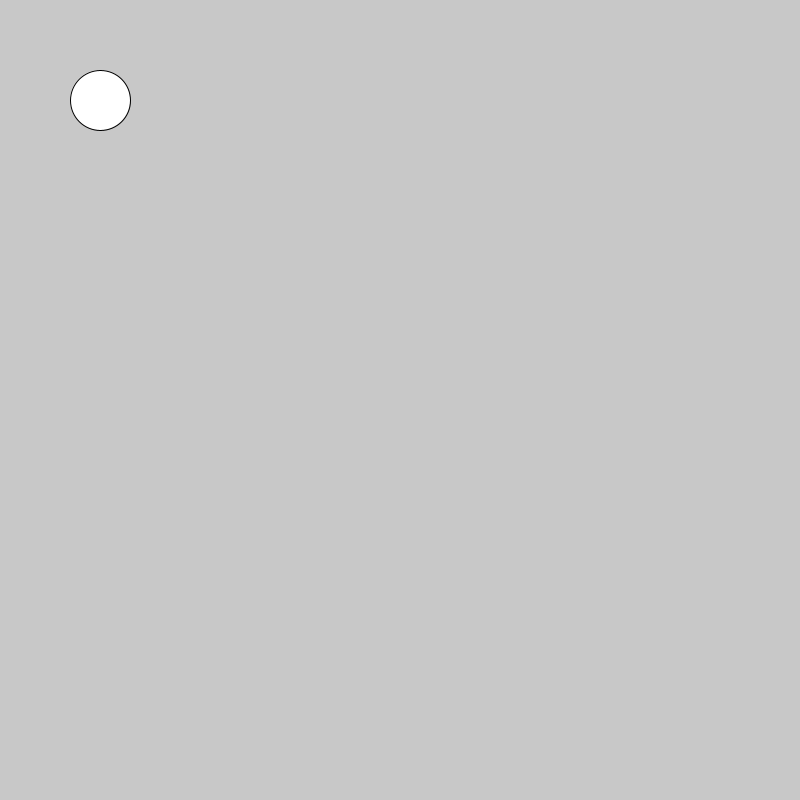
Frame 1 (no input)
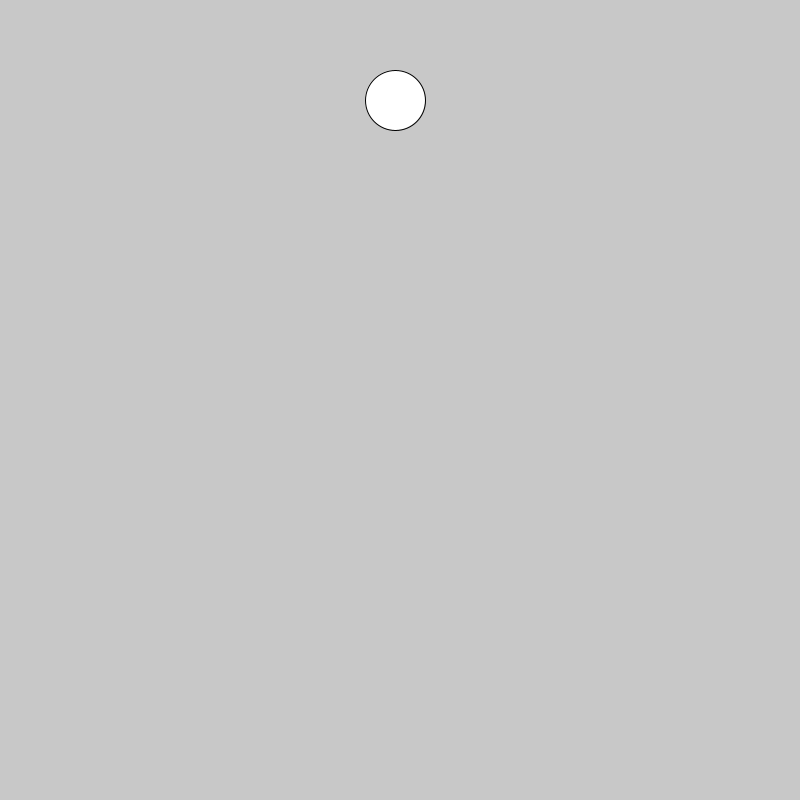
Frame 60 (the mouse pressed at the canvas centre just before this capture)
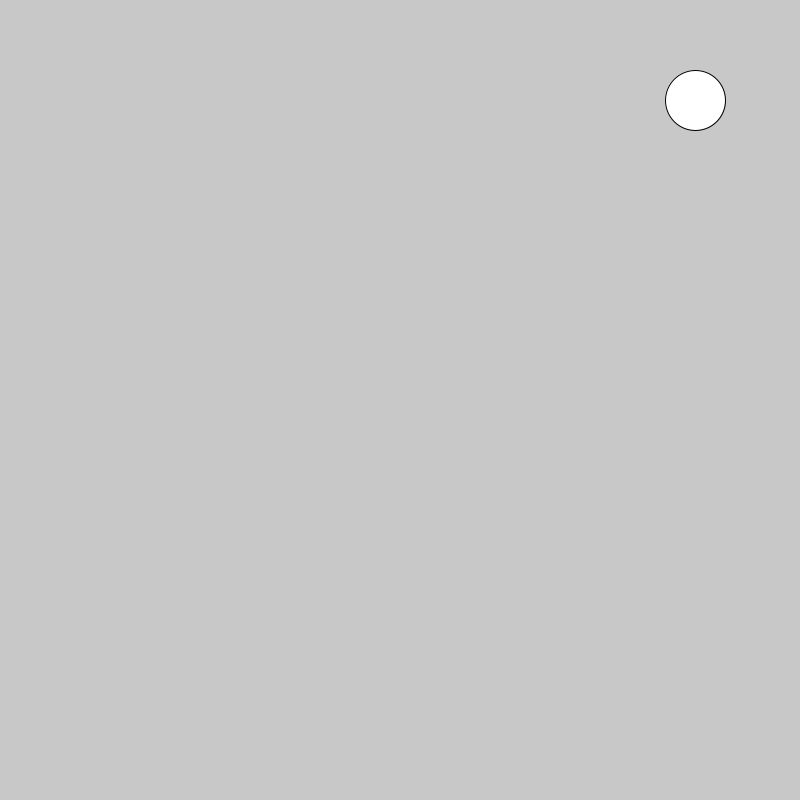
Frame 120 (the mouse held since frame 60 and released just before this capture)

The Processing sketch that drew these frames (run headless with seeded random() and noise(); from frame 60 on, the mouse is pressed at the canvas centre):

// Processing sketch: ballanimation
// ── ballanimation.pde
int x=100;
int x_d = 5; 
void setup()
{
  size(800,800);
} 
void draw()
{
  background (200);
  ellipse(x,100,60,60);
  if ((x + 30 >= width) || (x - 30 <= 0))
  {
  x_d *= -1;
  }
  x += x_d;
  
}
